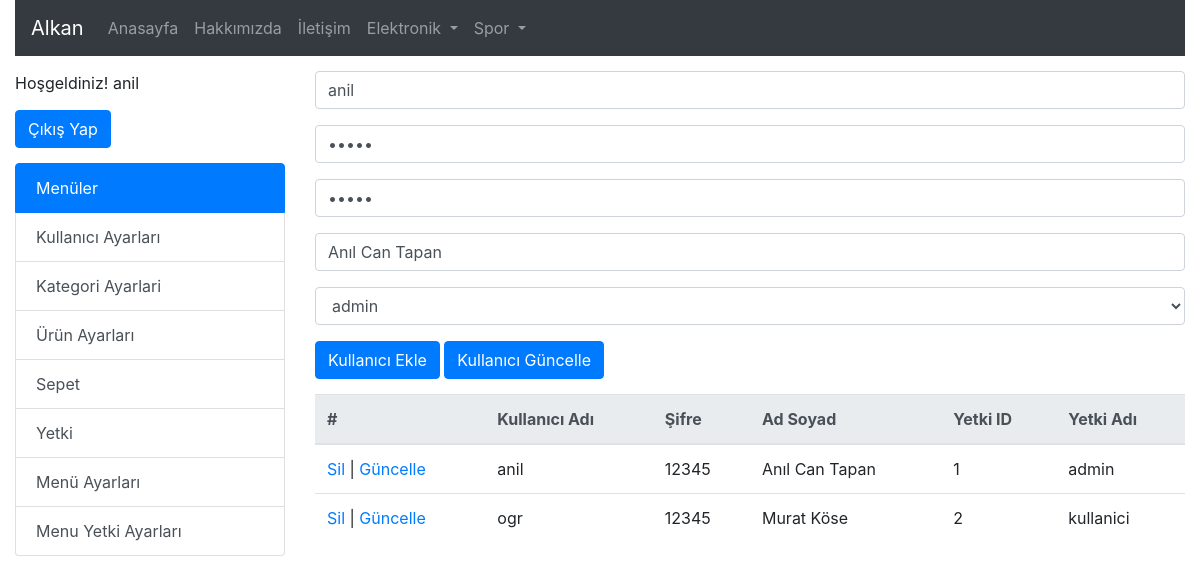
The app's page /?s=kullanici&islem=Guncelle&id=anil (signed in) with its own data.
### tables this page shows
CREATE TABLE `kategori` (
  `UstKategoriId` int(11) NOT NULL,
  `KategoriId` int(11) NOT NULL,
  `KategoriAdi` varchar(30) NOT NULL
);

CREATE TABLE `menuyetki` (
  `MenuYetkiId` int(11) NOT NULL,
  `MenuId` int(11) NOT NULL,
  `YetkiId` int(11) NOT NULL
);

CREATE TABLE `menu` (
  `MenuId` int(11) NOT NULL,
  `MenuAdi` varchar(30) NOT NULL,
  `MenuAdres` varchar(35) NOT NULL
);

CREATE TABLE `kullanici` (
  `KullaniciAdi` varchar(10) NOT NULL,
  `Sifre` varchar(8) NOT NULL,
  `AdSoyad` varchar(30) NOT NULL,
  `Yetki` int(11) NOT NULL
);

CREATE TABLE `yetki` (
  `YetkiID` int(11) NOT NULL,
  `YetkiAdi` varchar(20) NOT NULL
);

### index.php (called while the page is built)
<?php include("header.php") ?>
<?php
if(isset($_GET["s"]))
{
	include("sayfa/".$_GET["s"].".php");
}
else
{
	include("sayfa/anasayfa.php");
}
?>
<?php include("footer.php") ?>

### kullanici.php (the view, shortened to what this page needs)
<?php
	if(isset($_GET["islem"])){
		if($_GET["islem"]=="Guncelle"){
			$KullaniciAdi = $_GET["id"];
			$sorguKayitSec = mysqli_query($baglanti, "select * from kullanici where
											KullaniciAdi='$KullaniciAdi'");
			$diziKayitSec = mysqli_fetch_array($sorguKayitSec);
		}
	}
?>
<form class="ust15bosluk" action="" method="POST">
	<div class="form-group">
		<input name="KullaniciAdi" type="text" placeholder="Kullanıcı Adı yazınız" class="form-control"
			value="<?php if(isset($diziKayitSec)) echo $diziKayitSec["KullaniciAdi"]; ?>" >
	</div>
	<div class="form-group">
		<input name="Sifre" type="password" placeholder="Şifre yazınız" class="form-control"
			value="<?php if(isset($diziKayitSec)) echo $diziKayitSec["Sifre"]; ?>" >
	</div>
	<div class="form-group">
		<input name="Sifre2" type="password" placeholder="Şifreyi yeniden yazınız" class="form-control"
			value="<?php if(isset($diziKayitSec)) echo $diziKayitSec["Sifre"]; ?>">
	</div>
	<div class="form-group">
		<input name="AdSoyad" type="text" placeholder="Ad Soyad yazınız" class="form-control"
			value="<?php if(isset($diziKayitSec)) echo $diziKayitSec["AdSoyad"]; ?>">
	</div>
	<div class="form-group">
		<select class="form-control" name="YetkiId">
			<?php
			$sorguYetki = mysqli_query($baglanti, "select * from Yetki");
			while ($diziYetki = mysqli_fetch_array($sorguYetki)) { ?>
				<option
					<?php
						if(isset($diziKayitSec)){
							if($diziYetki["YetkiID"] == $diziKayitSec["Yetki"])
								echo " selected ";
						}
					?>
				value="<?= $diziYetki["YetkiID"] ?>"><?= $diziYetki["YetkiAdi"] ?></option>
			<?php } ?>
		</select>
	</div>
	<button name="btnKullaniciEkle" type="submit" class="btn btn-primary">Kullanıcı Ekle</button>
	<button
		<?php
			if(isset($_GET["islem"])) {
				if($_GET["islem"]=="Guncelle")
					echo "visible";
				else
					echo "hidden";
			}
			else
				echo "hidden";
		?>
	name="btnKullaniciGuncelle" type="submit" class="btn btn-primary">Kullanıcı Güncelle</button>
</form>
<table class="table ust15bosluk">
  <thead class="thead-light">
    <tr>
      <th>#</th>
      <th>Kullanıcı Adı</th>
      <th>Şifre</th>
      <th>Ad Soyad</th>
	  <th>Yetki ID</th>
	  <th>Yetki Adı</th>
    </tr>
  </thead>
  <tbody>
  <?php
	$sorguKullanici = mysqli_query($baglanti, "select k.*, y.YetkiAdi
							from kullanici k
							inner join Yetki y on k.Yetki=y.YetkiId
							order by k.Yetki");
	while($diziKullanici = mysqli_fetch_array($sorguKullanici)) { ?>
		<tr>
		  <td>
		  <a href="?s=kullanici&islem=Sil&id=<?= $diziKullanici["KullaniciAdi"] ?>">Sil</a>
		  |
		  <a href="?s=kullanici&islem=Guncelle&id=<?= $diziKullanici["KullaniciAdi"] ?>">Güncelle</a>
		  </td>
		  <td><?= $diziKullanici["KullaniciAdi"] ?></td>
		  <td><?= $diziKullanici["Sifre"] ?></td>
		  <td><?= $diziKullanici["AdSoyad"] ?></td>
		  <td><?= $diziKullanici["Yetki"] ?></td>
		  <td><?= $diziKullanici["YetkiAdi"] ?></td>
		</tr>
	<?php } ?>
  </tbody>
</table>

### header.php (shortened to what this page needs)
<!doctype html>
<html lang="tr">
	<head>
		<link rel="stylesheet" href="css/stil.css" />
		<link rel="stylesheet" href="https://stackpath.bootstrapcdn.com/bootstrap/4.4.1/css/bootstrap.min.css">
	</head>
	<body>
		<?php
			$baglanti = mysqli_connect("localhost","root","","alkan");
			mysqli_set_charset($baglanti,"utf8");
		?>
		<div class="container-fluid">
			<nav class="navbar navbar-expand-lg navbar-dark bg-dark">
				<a class="navbar-brand" href="index.php">Alkan</a>
				<div class="collapse navbar-collapse" id="navbarNavDropdown">
					<ul class="navbar-nav">
						<li class="nav-item">
							<a class="nav-link" href="index.php?s=anasayfa">Anasayfa</a>
						</li>
						<li class="nav-item">
							<a class="nav-link" href="index.php?s=hakkimizda">Hakkımızda</a>
						</li>
						<li class="nav-item">
							<a class="nav-link" href="index.php?s=iletisim">İletişim</a>
						</li>
						<?php
							$sorgu = mysqli_query($baglanti,"select * from kategori where UstKategoriId=0");
							while($dizi = mysqli_fetch_array($sorgu)) {
								echo '<li class="nav-item dropdown">
										<a class="nav-link dropdown-toggle" href="#" id="navbarDropdownMenuLink" role="button" data-toggle="dropdown" aria-haspopup="true" aria-expanded="false">
											'.$dizi["KategoriAdi"].'
										</a>
										<div class="dropdown-menu" aria-labelledby="navbarDropdownMenuLink">';
								echo '</div>
									</li>';
							}
						?>
					</ul>
				</div>
			</nav>
		</div>
		<div class="container-fluid">
			<div class="row">
				<div class="col-3">
						<?php
						if(isset($_SESSION["KullaniciAdi"]))
						{
							echo '<div class="ust15bosluk">Hoşgeldiniz! ' . $_SESSION["KullaniciAdi"] . '</div>';
							echo '<form class="ust15bosluk" action="" method="POST">
									  <button name="btnCikis" type="submit" class="btn btn-primary">Çıkış Yap</button>
									</form>';
							echo '<div class="list-group ust15bosluk">
							  <a href="#" class="list-group-item list-group-item-action active">
								Menüler
							  </a>';
							  $sorguMenu = mysqli_query($baglanti, "select * from
																	Yetki y
																	inner join MenuYetki my on y.YetkiId=my.YetkiId
																	inner join Menu m on my.MenuId=m.MenuId
																where y.YetkiId=" . $_SESSION["YetkiId"]);
							  while ($diziMenu = mysqli_fetch_array($sorguMenu)) {
							  echo '<a href="' . $diziMenu["MenuAdres"] . '" class="list-group-item list-group-item-action">'.$diziMenu["MenuAdi"].'</a>';
							  }
							echo '</div>';
						}
					?>
				</div>
				<div class="col">

### stil.css (style rules this page uses)
body { margin:0; }
.ust15bosluk { margin-top:15px; }

### records on screen
kategori: KategoriAdi "Elektronik"
kategori: KategoriAdi "Spor"
menuyetki: MenuId.MenuAdi "Kullanıcı Ayarları"
menuyetki: MenuId.MenuAdi "Kategori Ayarlari"
menuyetki: MenuId.MenuAdi "Ürün Ayarları"
menuyetki: MenuId.MenuAdi "Sepet"
menuyetki: MenuId.MenuAdi "Yetki"
menuyetki: MenuId.MenuAdi "Menü Ayarları"
menuyetki: MenuId.MenuAdi "Menu Yetki Ayarları"
kullanici: KullaniciAdi "anil", AdSoyad "Anıl Can Tapan", YetkiId "admin", Sifre "12345", Yetki "1", yetki.YetkiAdi "admin"
kullanici: KullaniciAdi "ogr", Sifre "12345", AdSoyad "Murat Köse", Yetki "2", yetki.YetkiAdi "kullanici"

### other values on screen
$_SESSION["KullaniciAdi"] "anil"
